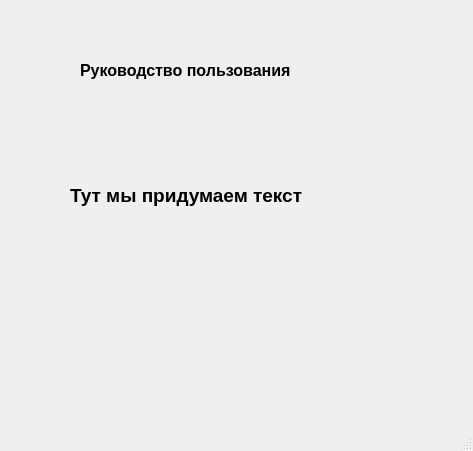
<?xml version="1.0" encoding="UTF-8"?>
<ui version="4.0">
 <class>manual</class>
 <widget class="QMainWindow" name="manual">
  <property name="geometry">
   <rect>
    <x>0</x>
    <y>0</y>
    <width>473</width>
    <height>451</height>
   </rect>
  </property>
  <property name="windowTitle">
   <string>Инструкция</string>
  </property>
  <property name="windowIcon">
   <iconset resource="res.qrc">
    <normaloff>:/new/images/manual.png</normaloff>:/new/images/manual.png</iconset>
  </property>
  <widget class="QWidget" name="centralwidget">
   <widget class="QLabel" name="label">
    <property name="geometry">
     <rect>
      <x>80</x>
      <y>50</y>
      <width>281</width>
      <height>41</height>
     </rect>
    </property>
    <property name="font">
     <font>
      <pointsize>12</pointsize>
      <weight>75</weight>
      <bold>true</bold>
     </font>
    </property>
    <property name="text">
     <string>Руководство пользования</string>
    </property>
   </widget>
   <widget class="QLabel" name="label_2">
    <property name="geometry">
     <rect>
      <x>70</x>
      <y>90</y>
      <width>301</width>
      <height>211</height>
     </rect>
    </property>
    <property name="font">
     <font>
      <pointsize>14</pointsize>
      <weight>75</weight>
      <bold>true</bold>
     </font>
    </property>
    <property name="text">
     <string>Тут мы придумаем текст</string>
    </property>
   </widget>
  </widget>
  <widget class="QMenuBar" name="menubar">
   <property name="geometry">
    <rect>
     <x>0</x>
     <y>0</y>
     <width>473</width>
     <height>26</height>
    </rect>
   </property>
  </widget>
  <widget class="QStatusBar" name="statusbar"/>
 </widget>
 <resources>
  <include location="res.qrc"/>
 </resources>
 <connections/>
</ui>
